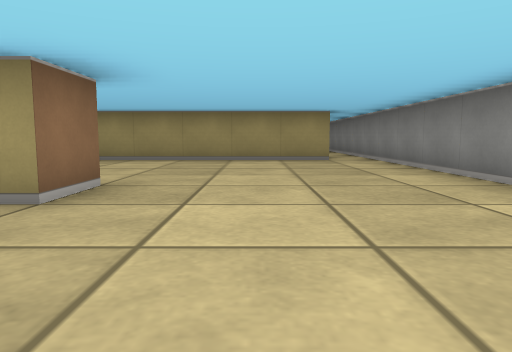
View 1 (above)

16 first-person views from a walk through a cub3D level. The camera is about half as high as the walls, tilts 6° down and sees 70° across. The floor is counted in squares. Each view is taken from the middle of a square. On the plan, view 1 faces up. The plan holds only what a view shows up to about 9 squares ahead; the rest is blank.

View 2
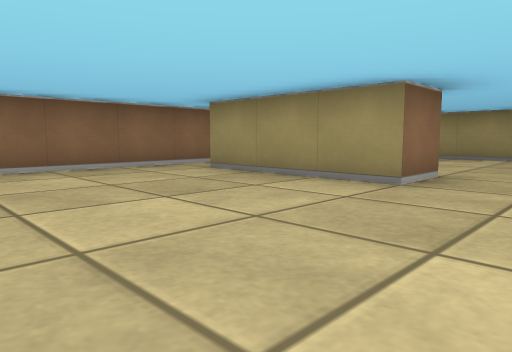

View 3
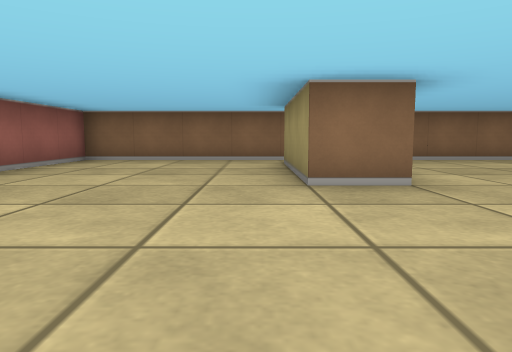

View 4
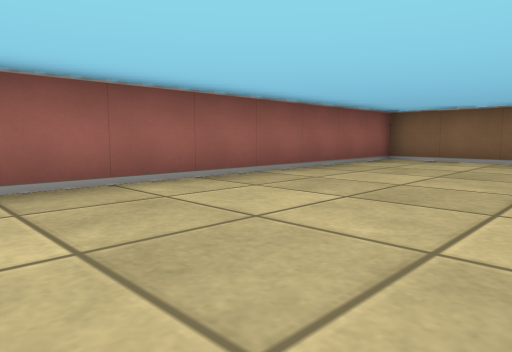

View 5
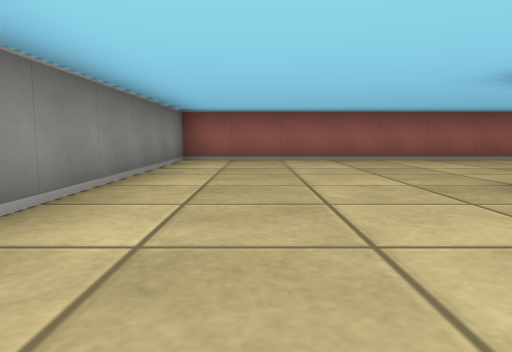

View 6
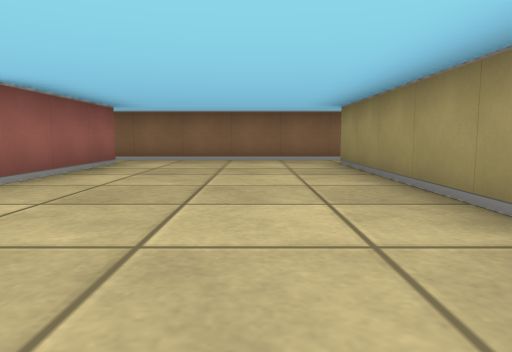

View 7
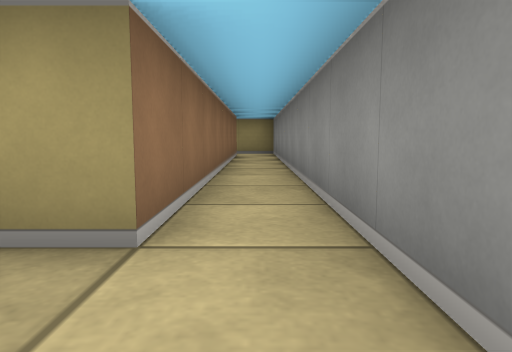

View 8
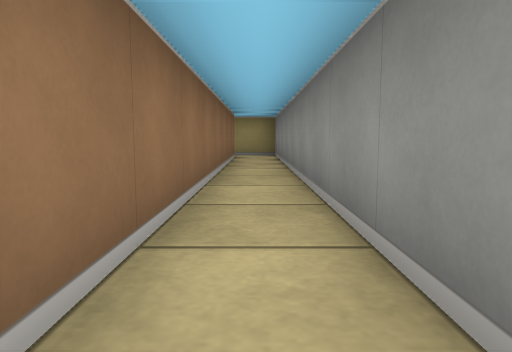

View 9
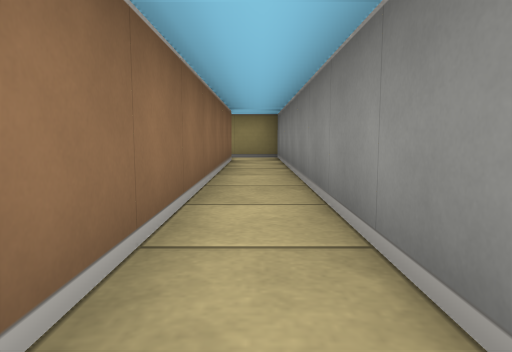

View 10
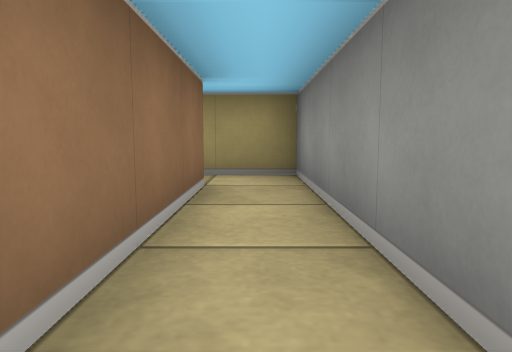

View 11
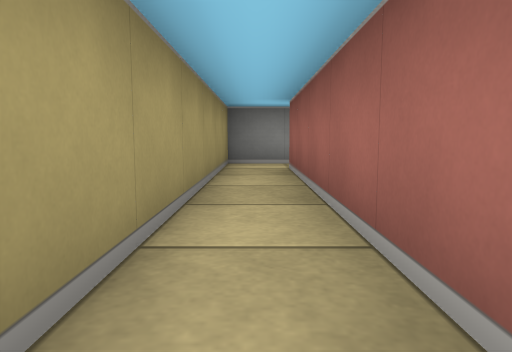

View 12
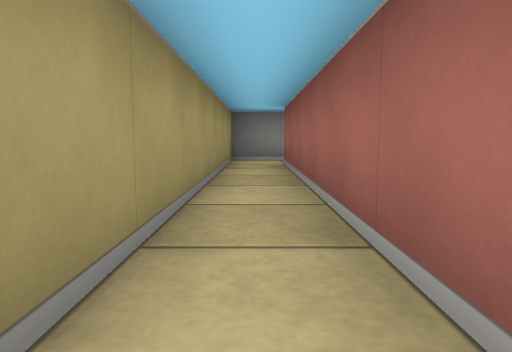

View 13
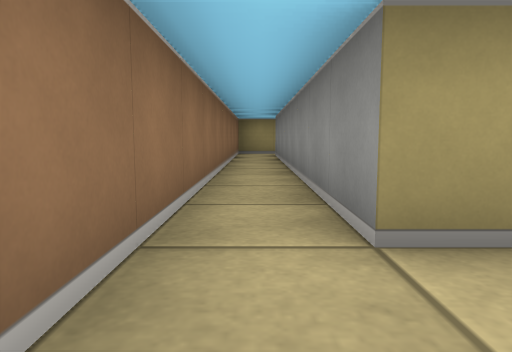

View 14
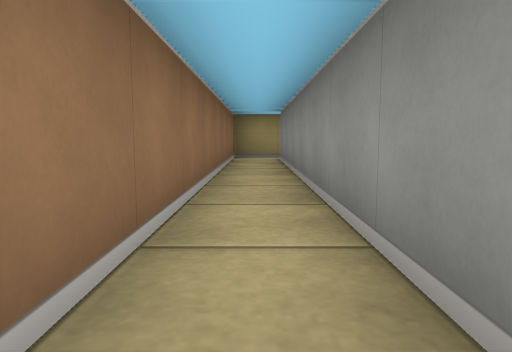

View 15
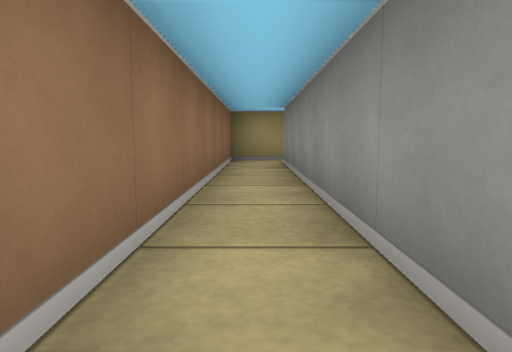

View 16
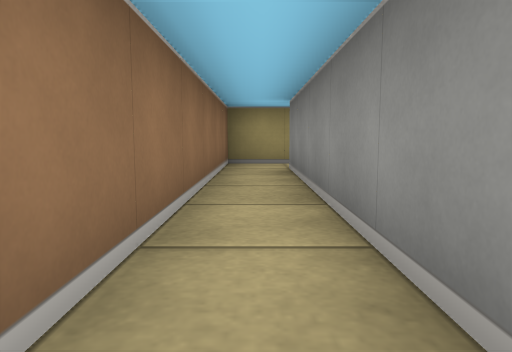

### Floor plan
Points are (right, up) in squares from view 1. A wall is a line through its corners. A room is listed if a view was taken in it or the views show most of it. See-through windows are left out.
Room 1 (views 1, 2, 3, 4, 5, 6, 7, 8, 9, 10, 13, 14, 15, 16)
walls: (-4.5, 3.5) (-1.5, 3.5) (-1.5, 2.5) (-4.5, 2.5); (1.5, 15.5) (1.5, 7.5) (-4.5, 7.5) (-4.5, 15.5); (-5.5, 15.5) (-5.5, -1.5) (2.5, -1.5) (2.5, 15.5)
ways out: opening at (-5, 16) to room 2; opening at (2, 16) to room 2
Room 2 (views 11, 12)
walls: (-4.5, 15.5) (1.5, 15.5); (2.5, 15.5) (2.5, 16.5) (-5.5, 16.5) (-5.5, 15.5)
ways out: opening at (-5, 16) to room 1; opening at (2, 16) to room 1

Positions as (right, up) in squares from view 1, and headings:
1: (0, 0), facing up
2: (0, -1), facing up-left
3: (2, 2), facing left
4: (2, 2), facing down-left
5: (1, 6), facing down
6: (2, 6), facing left
7: (2, 6), facing up
8: (2, 7), facing up
9: (2, 8), facing up
10: (2, 12), facing up
11: (-4, 16), facing right
12: (-5, 16), facing right
13: (-5, 6), facing up
14: (-5, 8), facing up
15: (-5, 9), facing up
16: (-5, 10), facing up
